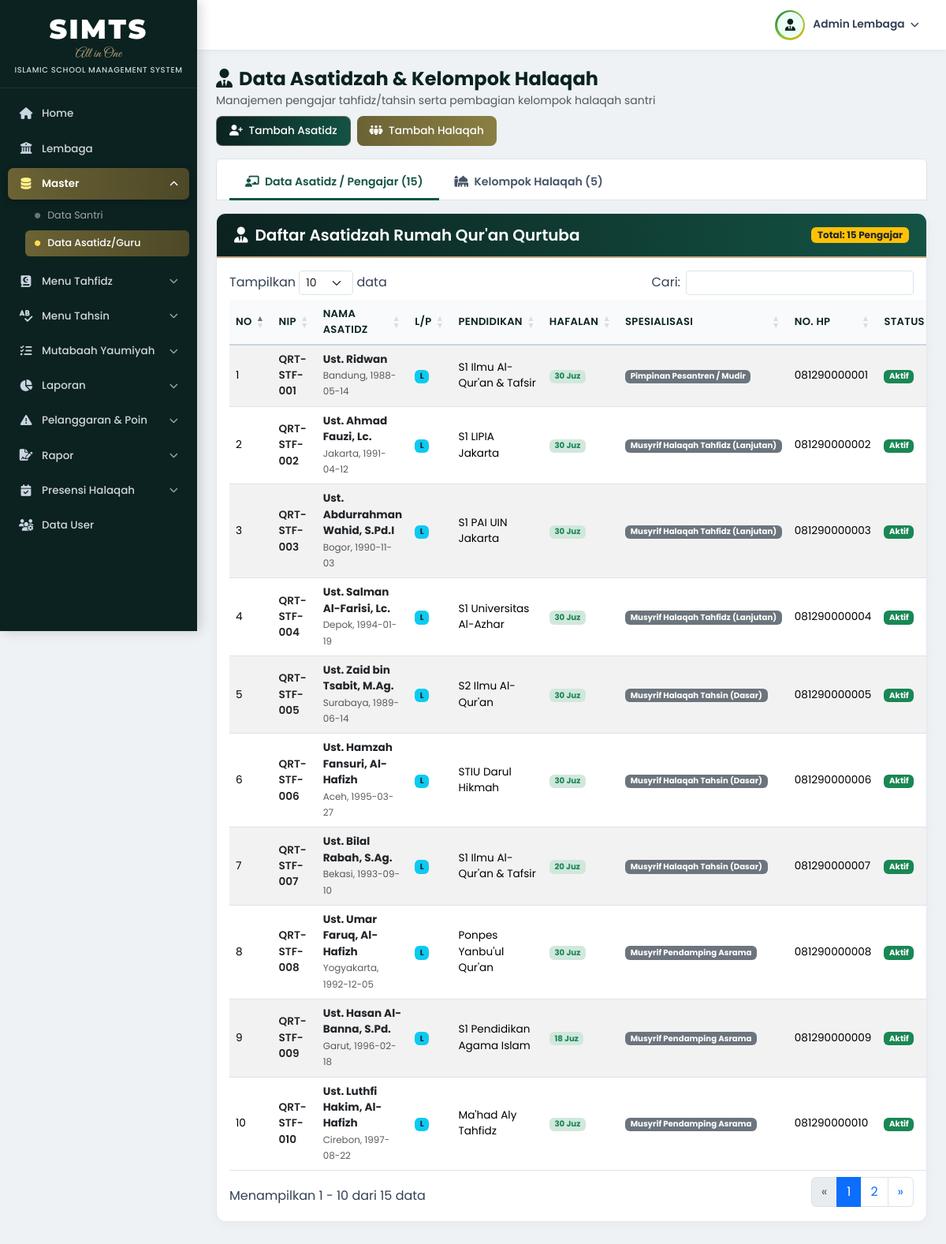
Page /modules/master/pengajar.php (signed in) on the committed database.
### tables this page shows
CREATE TABLE `pengajar` (
  `id` INT AUTO_INCREMENT PRIMARY KEY,
  `user_id` INT DEFAULT NULL,
  `nip` VARCHAR(30) NOT NULL UNIQUE,
  `nama_pengajar` VARCHAR(120) NOT NULL,
  `jenis_kelamin` ENUM('L','P') NOT NULL DEFAULT 'L',
  `tempat_lahir` VARCHAR(60) DEFAULT NULL,
  `tanggal_lahir` DATE DEFAULT NULL,
  `pendidikan_terakhir` VARCHAR(80) DEFAULT 'S1 Syariah / LIPIA',
  `jumlah_hafalan_juz` INT DEFAULT 30,
  `spesialisasi` VARCHAR(80) DEFAULT 'Musyrif Halaqah Tahfidz (Lanjutan)',
  `no_hp` VARCHAR(25) DEFAULT NULL,
  `alamat` TEXT DEFAULT NULL,
  `tanggal_bergabung` DATE DEFAULT '2021-11-19',
  `status` ENUM('Aktif','Nonaktif') NOT NULL DEFAULT 'Aktif',
  `created_at` TIMESTAMP DEFAULT CURRENT_TIMESTAMP,
  CONSTRAINT `fk_pengajar_user` FOREIGN KEY (`user_id`) REFERENCES `users`(`id`) ON DELETE SET NULL
);

### config/koneksi.php (called while the page is built, shortened)
<?php
function e(?string $str): string
{
    return htmlspecialchars($str ?? '', ENT_QUOTES, 'UTF-8');
}

### modules/master/pengajar.php (the view, shortened to what this page needs)
<?php
require_once __DIR__ . '/../../config/koneksi.php';
$active_tab = $_GET['tab'] ?? 'pengajar';
$res_pengajar = mysqli_query($conn, "SELECT * FROM pengajar ORDER BY nip ASC");
$all_pengajar = [];
while ($r = mysqli_fetch_assoc($res_pengajar)) {
    $all_pengajar[] = $r;
}
$sql_halaqah = "SELECT h.*, p.nama_pengajar,
                (SELECT COUNT(*) FROM santri s WHERE s.halaqah_id = h.id AND s.status_santri='Aktif') AS jml_santri
                FROM halaqah h
                LEFT JOIN pengajar p ON h.pengajar_id = p.id
                ORDER BY h.kode_halaqah ASC";
$res_halaqah = mysqli_query($conn, $sql_halaqah);
include __DIR__ . '/../../includes/header.php';
include __DIR__ . '/../../includes/sidebar.php';
?>
<div class="d-flex justify-content-between align-items-center mb-3 flex-wrap gap-2">
    <div>
        <h4 class="fw-bold mb-0" style="color:#0b2220;"><i class="fa-solid fa-user-tie me-2"></i>Data Asatidzah &amp; Kelompok Halaqah</h4>
        <small class="text-muted">Manajemen pengajar tahfidz/tahsin serta pembagian kelompok halaqah santri</small>
    </div>
    <div class="d-flex gap-2">
        <button class="btn btn-siata" data-bs-toggle="modal" data-bs-target="#modalTambahPengajar">
            <i class="fa-solid fa-user-plus me-1"></i> Tambah Asatidz
        </button>
        <button class="btn btn-gold-siata" data-bs-toggle="modal" data-bs-target="#modalTambahHalaqah">
            <i class="fa-solid fa-people-group me-1"></i> Tambah Halaqah
        </button>
    </div>
</div>
<ul class="nav nav-tabs nav-tabs-siata mb-3 bg-white rounded-top px-3 pt-2 border" role="tablist">
    <li class="nav-item" role="presentation">
        <button class="nav-link <?= $active_tab === 'pengajar' ? 'active' : '' ?>" id="tab-pengajar-btn"
                data-bs-toggle="tab" data-bs-target="#panePengajar" type="button" role="tab">
            <i class="fa-solid fa-chalkboard-user me-1"></i> Data Asatidz / Pengajar (<?= count($all_pengajar) ?>)
        </button>
    </li>
    <li class="nav-item" role="presentation">
        <button class="nav-link <?= $active_tab === 'halaqah' ? 'active' : '' ?>" id="tab-halaqah-btn"
                data-bs-toggle="tab" data-bs-target="#paneHalaqah" type="button" role="tab">
            <i class="fa-solid fa-mosque me-1"></i> Kelompok Halaqah (<?= mysqli_num_rows($res_halaqah) ?>)
        </button>
    </li>
</ul>
<div class="tab-content">
    <div class="tab-pane fade <?= $active_tab === 'pengajar' ? 'show active' : '' ?>" id="panePengajar" role="tabpanel">
        <div class="card-siata">
            <div class="card-header-siata">
                <h5><i class="fa-solid fa-user-tie"></i> Daftar Asatidzah Rumah Qur'an Qurtuba</h5>
                <span class="badge bg-warning text-dark">Total: <?= count($all_pengajar) ?> Pengajar</span>
            </div>
            <div class="p-3 table-responsive">
                <table class="table table-hover table-striped table-siata datatable-siata align-middle w-100">
                    <thead>
                        <tr>
                            <th>No</th>
                            <th>NIP</th>
                            <th>Nama Asatidz</th>
                            <th>L/P</th>
                            <th>Pendidikan</th>
                            <th>Hafalan</th>
                            <th>Spesialisasi</th>
                            <th>No. HP</th>
                            <th>Status</th>
                        </tr>
                    </thead>
                    <tbody>
                        <?php $no = 1; foreach ($all_pengajar as $row): ?>
                        <tr>
                            <td><?= $no++ ?></td>
                            <td class="fw-semibold text-dark"><?= e($row['nip']) ?></td>
                            <td>
                                <div class="fw-bold text-dark"><?= e($row['nama_pengajar']) ?></div>
                                <small class="text-muted"><?= e($row['tempat_lahir']) ?>, <?= e($row['tanggal_lahir']) ?></small>
                            </td>
                            <td>
                                <span class="badge <?= $row['jenis_kelamin'] === 'L' ? 'bg-info text-dark' : 'bg-danger-subtle text-danger' ?>">
                                    <?= e($row['jenis_kelamin']) ?>
                                </span>
                            </td>
                            <td><?= e($row['pendidikan_terakhir']) ?></td>
                            <td><span class="badge bg-success-subtle text-success fw-bold"><?= (int) $row['jumlah_hafalan_juz'] ?> Juz</span></td>
                            <td><span class="badge bg-secondary"><?= e($row['spesialisasi']) ?></span></td>
                            <td><?= e($row['no_hp']) ?></td>
                            <td>
                                <span class="badge <?= $row['status'] === 'Aktif' ? 'bg-success' : 'bg-danger' ?>">
                                    <?= e($row['status']) ?>
                                </span>
                            </td>
                        </tr>
                        <?php endforeach; ?>
                    </tbody>
                </table>
            </div>
        </div>
    </div>
</div>
<?php include __DIR__ . '/../../includes/footer.php'; ?>

### rows in the picture
pengajar: nip "QRT-STF-001", nama_pengajar "Ust. Ridwan", tempat_lahir "Bandung", tanggal_lahir "1988-05-14", jenis_kelamin "L", pendidikan_terakhir "S1 Ilmu Al-Qur'an & Tafsir", jumlah_hafalan_juz "30", spesialisasi "Pimpinan Pesantren / Mudir", no_hp "081290000001", status "Aktif"
pengajar: nip "QRT-STF-002", nama_pengajar "Ust. Ahmad Fauzi, Lc.", tempat_lahir "Jakarta", tanggal_lahir "1991-04-12", jenis_kelamin "L", pendidikan_terakhir "S1 LIPIA Jakarta", jumlah_hafalan_juz "30", spesialisasi "Musyrif Halaqah Tahfidz (Lanjutan)", no_hp "081290000002", status "Aktif"
pengajar: nip "QRT-STF-003", nama_pengajar "Ust. Abdurrahman Wahid, S.Pd.I", tempat_lahir "Bogor", tanggal_lahir "1990-11-03", jenis_kelamin "L", pendidikan_terakhir "S1 PAI UIN Jakarta", jumlah_hafalan_juz "30", spesialisasi "Musyrif Halaqah Tahfidz (Lanjutan)", no_hp "081290000003", status "Aktif"
pengajar: nip "QRT-STF-004", nama_pengajar "Ust. Salman Al-Farisi, Lc.", tempat_lahir "Depok", tanggal_lahir "1994-01-19", jenis_kelamin "L", pendidikan_terakhir "S1 Universitas Al-Azhar", jumlah_hafalan_juz "30", spesialisasi "Musyrif Halaqah Tahfidz (Lanjutan)", no_hp "081290000004", status "Aktif"
pengajar: nip "QRT-STF-005", nama_pengajar "Ust. Zaid bin Tsabit, M.Ag.", tempat_lahir "Surabaya", tanggal_lahir "1989-06-14", jenis_kelamin "L", pendidikan_terakhir "S2 Ilmu Al-Qur'an", jumlah_hafalan_juz "30", spesialisasi "Musyrif Halaqah Tahsin (Dasar)", no_hp "081290000005", status "Aktif"
pengajar: nip "QRT-STF-006", nama_pengajar "Ust. Hamzah Fansuri, Al-Hafizh", tempat_lahir "Aceh", tanggal_lahir "1995-03-27", jenis_kelamin "L", pendidikan_terakhir "STIU Darul Hikmah", jumlah_hafalan_juz "30", spesialisasi "Musyrif Halaqah Tahsin (Dasar)", no_hp "081290000006", status "Aktif"
pengajar: nip "QRT-STF-007", nama_pengajar "Ust. Bilal Rabah, S.Ag.", tempat_lahir "Bekasi", tanggal_lahir "1993-09-10", jenis_kelamin "L", pendidikan_terakhir "S1 Ilmu Al-Qur'an & Tafsir", jumlah_hafalan_juz "20", spesialisasi "Musyrif Halaqah Tahsin (Dasar)", no_hp "081290000007", status "Aktif"
pengajar: nip "QRT-STF-008", nama_pengajar "Ust. Umar Faruq, Al-Hafizh", tempat_lahir "Yogyakarta", tanggal_lahir "1992-12-05", jenis_kelamin "L", pendidikan_terakhir "Ponpes Yanbu'ul Qur'an", jumlah_hafalan_juz "30", spesialisasi "Musyrif Pendamping Asrama", no_hp "081290000008", status "Aktif"
pengajar: nip "QRT-STF-009", nama_pengajar "Ust. Hasan Al-Banna, S.Pd.", tempat_lahir "Garut", tanggal_lahir "1996-02-18", jenis_kelamin "L", pendidikan_terakhir "S1 Pendidikan Agama Islam", jumlah_hafalan_juz "18", spesialisasi "Musyrif Pendamping Asrama", no_hp "081290000009", status "Aktif"
pengajar: nip "QRT-STF-010", nama_pengajar "Ust. Luthfi Hakim, Al-Hafizh", tempat_lahir "Cirebon", tanggal_lahir "1997-08-22", jenis_kelamin "L", pendidikan_terakhir "Ma'had Aly Tahfidz", jumlah_hafalan_juz "30", spesialisasi "Musyrif Pendamping Asrama", no_hp "081290000010", status "Aktif"

### other values in the picture
$topbar_user_label "Admin Lembaga"
count($all_pengajar) "15"
mysqli_num_rows($res_halaqah) "5"
